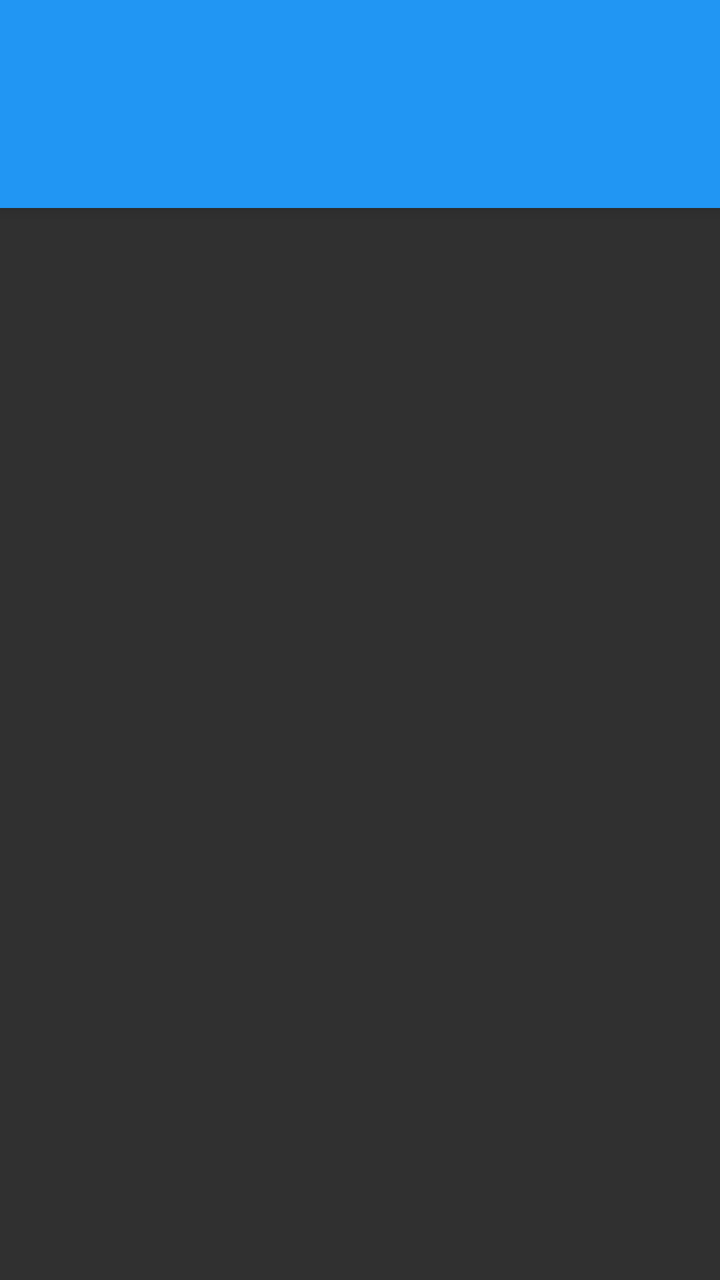
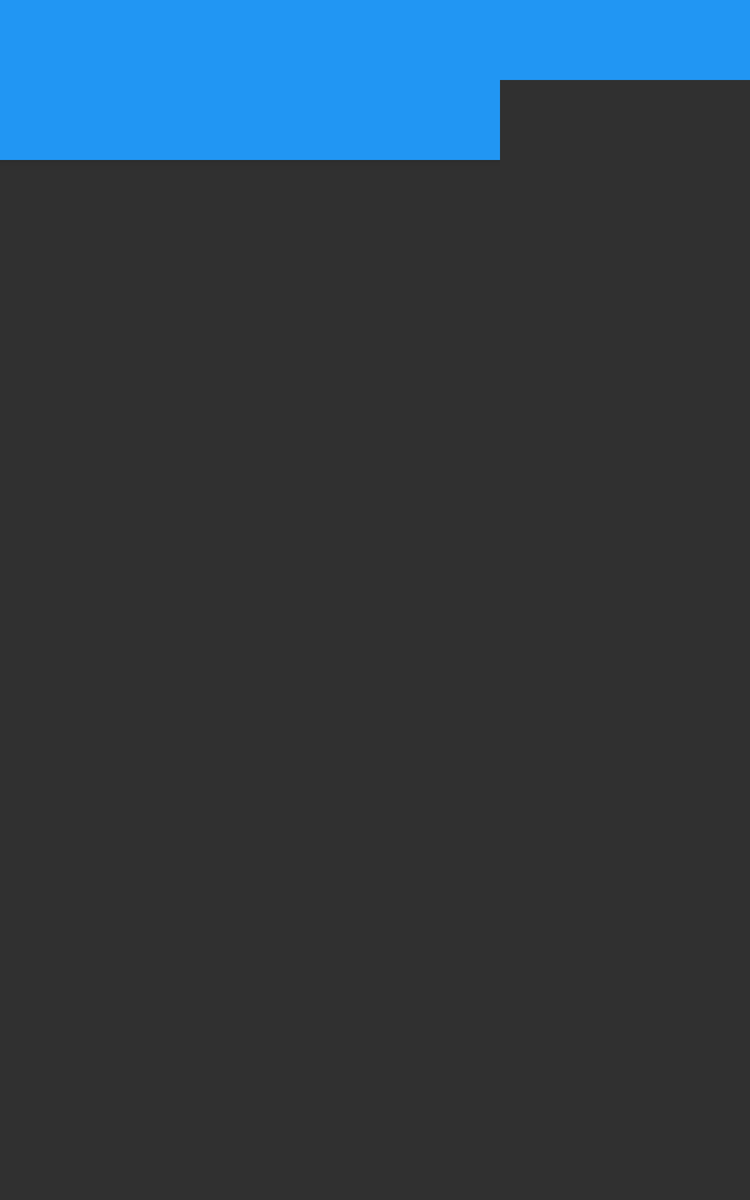

One screen, two layout resources from the same app: the default and the repository's alternative for another configuration. Each is rendered where Android would select it; the XML of both is given below.
<!-- AndroidManifest.xml: application theme AppTheme -->
<!-- res/layout/activity_view_movies.xml -->
<?xml version="1.0" encoding="utf-8"?>
<android.support.design.widget.CoordinatorLayout
    android:id="@+id/main_content"
    xmlns:android="http://schemas.android.com/apk/res/android"
    xmlns:app="http://schemas.android.com/apk/res-auto"
    android:layout_width="match_parent"
    android:layout_height="match_parent"
    android:fitsSystemWindows="true">

    <android.support.design.widget.AppBarLayout
        android:id="@+id/appbar"
        android:layout_width="match_parent"
        android:layout_height="wrap_content"
        android:theme="@style/ThemeOverlay.AppCompat.Dark.ActionBar">

        <android.support.v7.widget.Toolbar
            android:id="@+id/toolbar"
            android:layout_width="match_parent"
            android:layout_height="?attr/actionBarSize"
            android:background="?attr/colorPrimary"
            app:layout_scrollFlags="scroll|enterAlways"
            app:popupTheme="@style/ThemeOverlay.AppCompat.Light"/>

        <android.support.design.widget.TabLayout
            android:id="@+id/tabs"
            android:layout_width="match_parent"
            android:layout_height="wrap_content"/>

    </android.support.design.widget.AppBarLayout>

    <android.support.v4.view.ViewPager
        android:id="@+id/pager"
        android:layout_width="match_parent"
        android:layout_height="match_parent"
        android:layout_marginTop="@dimen/view_pager_margin_top"
        app:layout_behavior="@string/appbar_scrolling_view_behavior"/>

    <RelativeLayout
        android:id="@+id/view_movies_relative_layout"
        android:layout_width="match_parent"
        android:layout_height="match_parent">

        <ProgressBar
            android:id="@+id/view_movies_progress_indeterminate"
            android:layout_width="wrap_content"
            android:layout_height="wrap_content"
            android:layout_centerInParent="true"
            android:visibility="invisible"/>

    </RelativeLayout>

</android.support.design.widget.CoordinatorLayout>
<!-- resources referenced by this layout -->
<resources>
  <dimen name="view_pager_margin_top">8dp</dimen>
  <style name="AppTheme" parent="Theme.AppCompat.NoActionBar">
          
          <item name="colorPrimary">@color/colorPrimary</item>
          <item name="colorPrimaryDark">@color/colorPrimaryDark</item>
          <item name="colorAccent">@color/colorAccent</item>
      </style>
  <color name="colorPrimary">#2196F3</color>
  <color name="colorPrimaryDark">#1976D2</color>
  <color name="colorAccent">#FFAB40</color>
</resources>
<!-- res/layout-sw600dp/activity_view_movies.xml (the repository's variant of the layout above) -->
<!-- drawn on a 7-inch tablet held upright -->
<?xml version="1.0" encoding="utf-8"?>
<LinearLayout
    xmlns:android="http://schemas.android.com/apk/res/android"
    xmlns:app="http://schemas.android.com/apk/res-auto"
    android:layout_width="match_parent"
    android:layout_height="match_parent"
    android:fitsSystemWindows="true"
    android:orientation="vertical">

    <android.support.v7.widget.Toolbar
        android:id="@+id/toolbar"
        android:layout_width="match_parent"
        android:layout_height="wrap_content"
        android:background="?attr/colorPrimary"/>

    <LinearLayout
        android:layout_width="match_parent"
        android:layout_height="match_parent"
        android:orientation="horizontal">

        <android.support.design.widget.CoordinatorLayout
            android:id="@+id/main_content"
            android:layout_width="400dp"
            android:layout_height="match_parent">

            <android.support.design.widget.AppBarLayout
                android:id="@+id/appbar"
                android:layout_width="match_parent"
                android:layout_height="wrap_content"
                android:theme="@style/ThemeOverlay.AppCompat.Dark.ActionBar">

                <android.support.design.widget.TabLayout
                    android:id="@+id/tabs"
                    android:layout_width="match_parent"
                    android:layout_height="?attr/actionBarSize"/>

            </android.support.design.widget.AppBarLayout>

            <android.support.v4.view.ViewPager
                android:id="@+id/pager"
                android:layout_width="match_parent"
                android:layout_height="match_parent"
                android:layout_marginTop="@dimen/view_pager_margin_top"
                app:layout_behavior="@string/appbar_scrolling_view_behavior"/>

            <RelativeLayout
                android:id="@+id/view_movies_relative_layout"
                android:layout_width="match_parent"
                android:layout_height="match_parent">

                <ProgressBar
                    android:id="@+id/view_movies_progress_indeterminate"
                    android:layout_width="wrap_content"
                    android:layout_height="wrap_content"
                    android:layout_centerInParent="true"
                    android:visibility="invisible"/>

            </RelativeLayout>

        </android.support.design.widget.CoordinatorLayout>

        <FrameLayout
            android:id="@+id/fragment_container_scroll_view"
            android:layout_width="match_parent"
            android:layout_height="match_parent"/>

    </LinearLayout>

</LinearLayout>
